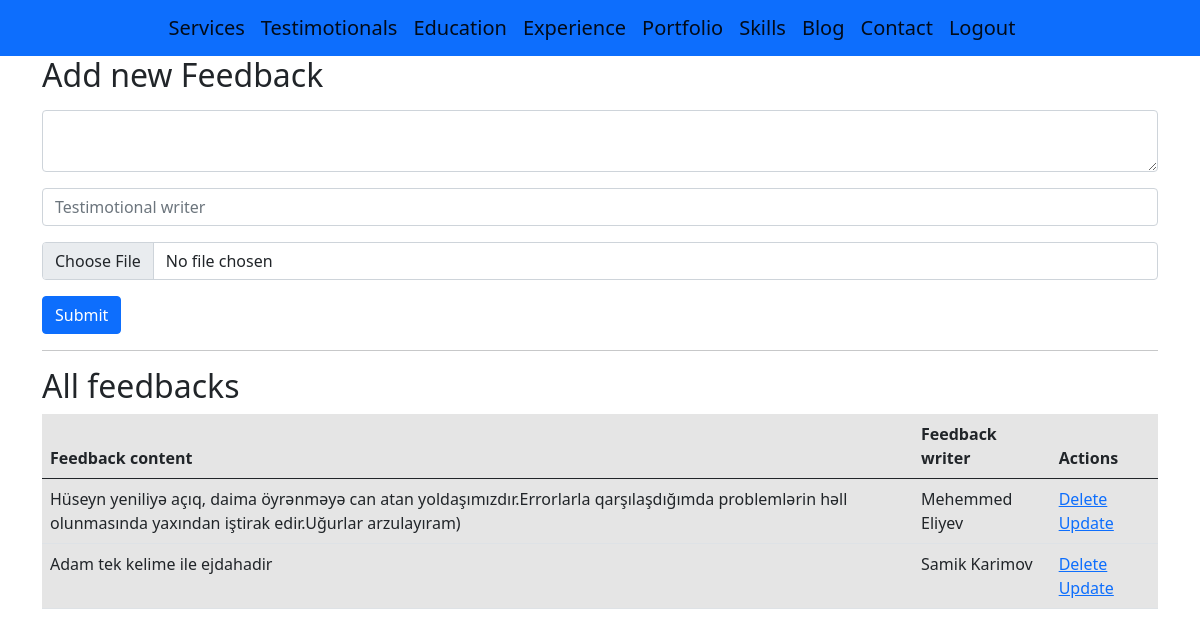
The app's page /admin/testimotionals (signed in), older data.
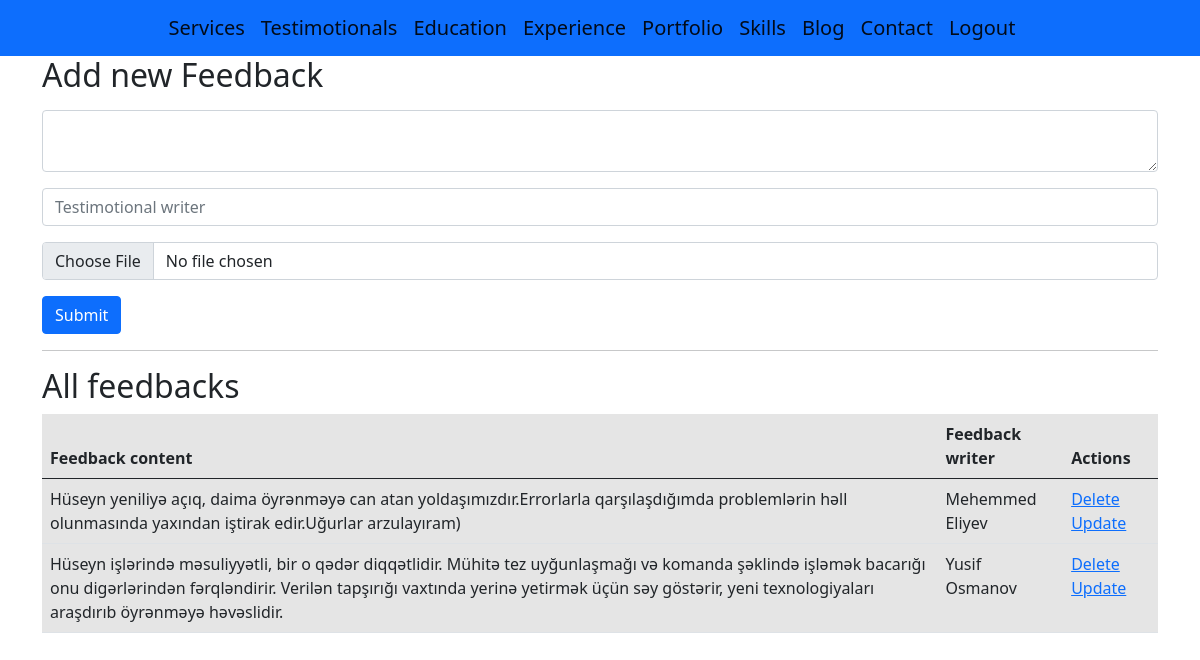
The same page, newer data.
### models.py (models this page shows)
class Testimotional(db.Model):
    id=db.Column(db.Integer,primary_key=True)
    testimotional_content=db.Column(db.String(100))
    testimotional_writer=db.Column(db.String(100))
    writer_img=db.Column(db.String(100))

### admin/routes.py (the view, shortened to what this page needs)
@app.route("/admin/testimotionals", methods=['GET', 'POST'])
@login_required
def admin_testimotionals():
    from models import Testimotional
    testimotionals=Testimotional.query.all()
    return render_template('admin/testimotionals.html', testimotionals=testimotionals)

### admin/routes.py (called while the page is built)
@login_manager.user_loader
def load_user(user_id):
    from models import User
    return User.query.get(user_id)

### templates/admin/testimotionals.html
{% extends "admin/base.html" %}
{% block content %}
<h2>Add new Feedback</h2>
<form action="/admin/testimotionals" method="POST" enctype="multipart/form-data">
  <div class="mt-3">
    <textarea name="testimotional_content" id="feedback" class="form-control"></textarea>
  </div>
  <div class="mt-3">
    <input type="text" class="form-control" placeholder="Testimotional writer" name="testimotional_writer">
  </div>
  <div class="mt-3">
    <input type="file" class="form-control" placeholder="Writer image" name="writer_img">
  </div>
  <button type="submit" class="btn btn-primary mt-3">Submit</button>
</form>
<hr>
<h2>All feedbacks</h2>
<table class="table table-active">
    <thead>
      <tr>
        <th scope="col">Feedback content</th>
        <th scope="col">Feedback writer</th>
        <th scope="col">Actions</th>
      </tr>
    </thead>
    <tbody>
     {% for testimotional in testimotionals %}
      <tr>
        <td>{{testimotional.testimotional_content}}</td>
        <td>{{testimotional.testimotional_writer}}</td>
        <td>
            <a href="/admin/testimotional/delete/{{testimotional.id}}">Delete</a>
            <a href="/admin/testimotional/update/{{testimotional.id}}">Update</a>
        </td>
      </tr>
      {% endfor %}
    </tbody>
  </table>
{% endblock %}

Row changes from the older to the newer data that the page shows:
removed Testimotional: testimotional_content "Adam tek kelime ile ejdahadir", testimotional_writer "Samik Karimov"
added Testimotional: testimotional_content "Hüseyn işlərində məsuliyyətli, bir o qədər diqqətlidir. Mühitə tez uyğunlaşmağı və komanda şəklində işləmək bacarığı onu digərlərindən fərqləndirir. Verilən tapşırığı vaxtında yerinə yetirmək üçün səy göstərir, yeni texnologiyaları araşdırıb öyrənməyə həvəslidir.", testimotional_writer "Yusif Osmanov"
